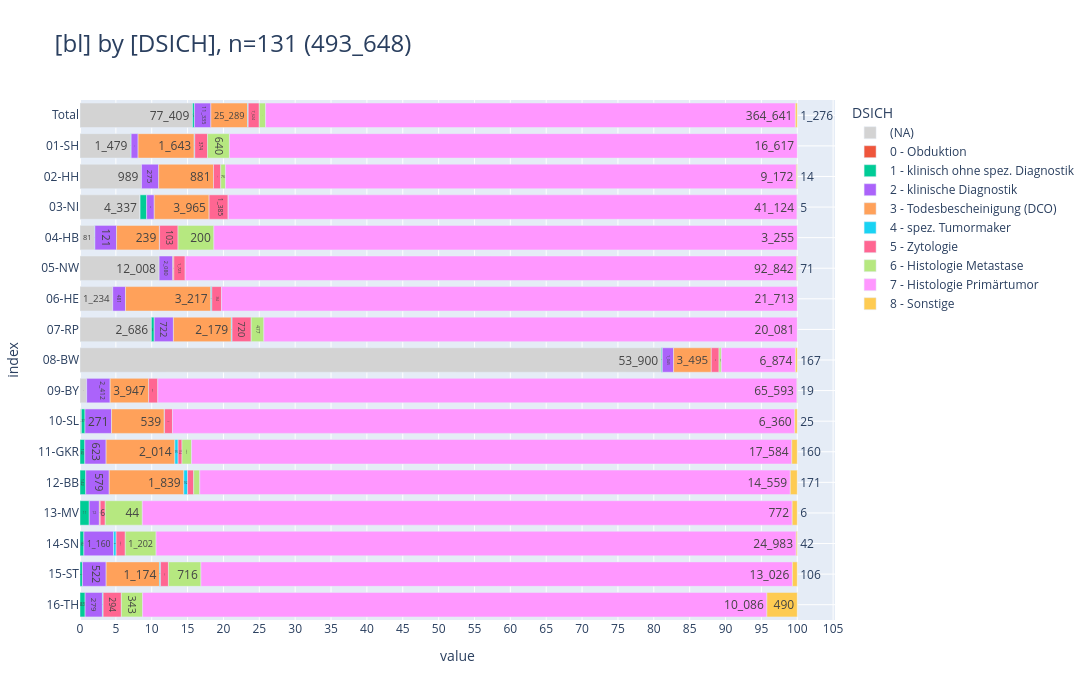

The notebook cell saved with this chart:
### Markdown cell above
<br>

### <a id='toc1_5_3_'></a>[Diagnosesicherung](#toc0_)

> 💡 `ZfKD`: _"auffällig ist der hohe Anteil an fehlenden Diagnosesicherungen in `08-BW`"_  
> 💡 `ZfKD`: _"keine DCO Markierungen für Fälle aus `05-NW`"_

### Code cell
_filters = [
    FILTERS_VALID,
    FILTERS_DY_MAX,
    FILTERS_C,
    FILTERS_NO_C44,
]
_filter = hlp.get_duckdb_filter_n(
    con=con,
    query="from tumor_epi_clin_all",
    filters=_filters,
    # distinct_metric="z_tum_id",
    first_n_filter_apply_to_rows=0,
)

_df = con.sql(f"""--sql
    select
        --z_dy::text as z_dy,
        GKZbl_label as bl,
        label as DSICH,
    from tumor_epi_clin_all tum
    left join dim_dsich_epi ds on tum.DSICH::text = ds.code
    where {_filter}
    """
).to_df()
# _df

_=pls.plot_stacked_bars(
    _df,
    orientation="h",
    normalize=False,
    relative=True,
    dropna=False,
    sort_values_index=False,
    show_total=True,
    height=700,
)

### Figure 1 — Plotly figure (JSON) as saved in the notebook; plotly's stock layout.template omitted (floating-point values rounded to 4 significant figures)
{"data": [{"hovertemplate": "col=(NA)<br>value=%{x}<br>index=%{y}<br>cnt_str=%{text}<extra></extra>", "legendgroup": "(NA)", "marker": {"color": "lightgray", "pattern": {"shape": ""}}, "name": "(NA)", "orientation": "h", "showlegend": true, "text": ["77_409", "1_479", "989", "4_337", "81", "12_008", "1_234", "2_686", "53_900", "681", "14"], "textposition": "auto", "type": "bar", "x": [77409, 1479, 989, 4337, 81, 12008, 1234, 2686, 53900, 681, 14], "xaxis": "x", "y": [" Total", "01-SH", "02-HH", "03-NI", "04-HB", "05-NW", "06-HE", "07-RP", "08-BW", "09-BY", "10-SL"], "yaxis": "y"}, {"hovertemplate": "col=0 - Obduktion<br>value=%{x}<br>index=%{y}<br>cnt_str=%{text}<extra></extra>", "legendgroup": "0 - Obduktion", "marker": {"color": "#EF553B", "pattern": {"shape": ""}}, "name": "0 - Obduktion", "orientation": "h", "showlegend": true, "text": ["8", "6", "1", "1"], "textposition": "auto", "type": "bar", "x": [8, 6, 1, 1], "xaxis": "x", "y": [" Total", "03-NI", "06-HE", "09-BY"], "yaxis": "y"}, {"hovertemplate": "col=1 - klinisch ohne spez. Diagnostik<br>value=%{x}<br>index=%{y}<br>cnt_str=%{text}<extra></extra>", "legendgroup": "1 - klinisch ohne spez. Diagnostik", "marker": {"color": "#00CC96", "pattern": {"shape": ""}}, "name": "1 - klinisch ohne spez. Diagnostik", "orientation": "h", "showlegend": true, "text": ["1_320", "18", "475", "2", "109", "95", "37", "142", "142", "11", "152", "54", "83"], "textposition": "auto", "type": "bar", "x": [1320, 18, 475, 2, 109, 95, 37, 142, 142, 11, 152, 54, 83], "xaxis": "x", "y": [" Total", "01-SH", "03-NI", "04-HB", "07-RP", "08-BW", "10-SL", "11-GKR", "12-BB", "13-MV", "14-SN", "15-ST", "16-TH"], "yaxis": "y"}, {"hovertemplate": "col=2 - klinische Diagnostik<br>value=%{x}<br>index=%{y}<br>cnt_str=%{text}<extra></extra>", "legendgroup": "2 - klinische Diagnostik", "marker": {"color": "#AB63FA", "pattern": {"shape": ""}}, "name": "2 - klinische Diagnostik", "orientation": "h", "showlegend": true, "text": ["11_335", "203", "275", "550", "121", "2_080", "481", "722", "1_045", "2_412", "271", "623", "579", "12", "1_160", "522", "279"], "textposition": "auto", "type": "bar", "x": [11335, 203, 275, 550, 121, 2080, 481, 722, 1045, 2412, 271, 623, 579, 12, 1160, 522, 279], "xaxis": "x", "y": [" Total", "01-SH", "02-HH", "03-NI", "04-HB", "05-NW", "06-HE", "07-RP", "08-BW", "09-BY", "10-SL", "11-GKR", "12-BB", "13-MV", "14-SN", "15-ST", "16-TH"], "yaxis": "y"}, {"hovertemplate": "col=3 - Todesbescheinigung (DCO)<br>value=%{x}<br>index=%{y}<br>cnt_str=%{text}<extra></extra>", "legendgroup": "3 - Todesbescheinigung (DCO)", "marker": {"color": "#FFA15A", "pattern": {"shape": ""}}, "name": "3 - Todesbescheinigung (DCO)", "orientation": "h", "showlegend": true, "text": ["25_289", "1_643", "881", "3_965", "239", "156", "3_217", "2_179", "3_495", "3_947", "539", "2_014", "1_839", "1", "1_174"], "textposition": "auto", "type": "bar", "x": [25289, 1643, 881, 3965, 239, 156, 3217, 2179, 3495, 3947, 539, 2014, 1839, 1, 1174], "xaxis": "x", "y": [" Total", "01-SH", "02-HH", "03-NI", "04-HB", "05-NW", "06-HE", "07-RP", "08-BW", "09-BY", "10-SL", "11-GKR", "12-BB", "13-MV", "15-ST"], "yaxis": "y"}, {"hovertemplate": "col=4 - spez. Tumormaker<br>value=%{x}<br>index=%{y}<br>cnt_str=%{text}<extra></extra>", "legendgroup": "4 - spez. Tumormaker", "marker": {"color": "#19D3F3", "pattern": {"shape": ""}}, "name": "4 - spez. Tumormaker", "orientation": "h", "showlegend": true, "text": ["408", "16", "1", "38", "29", "3", "95", "92", "98", "24", "12"], "textposition": "auto", "type": "bar", "x": [408, 16, 1, 38, 29, 3, 95, 92, 98, 24, 12], "xaxis": "x", "y": [" Total", "01-SH", "04-HB", "06-HE", "07-RP", "10-SL", "11-GKR", "12-BB", "14-SN", "15-ST", "16-TH"], "yaxis": "y"}, {"hovertemplate": "col=5 - Zytologie<br>value=%{x}<br>index=%{y}<br>cnt_str=%{text}<extra></extra>", "legendgroup": "5 - Zytologie", "marker": {"color": "#FF6692", "pattern": {"shape": ""}}, "name": "5 - Zytologie", "orientation": "h", "showlegend": true, "text": ["7_624", "374", "116", "1_385", "103", "1_723", "364", "720", "721", "941", "81", "114", "151", "6", "357", "174", "294"], "textposition": "auto", "type": "bar", "x": [7624, 374, 116, 1385, 103, 1723, 364, 720, 721, 941, 81, 114, 151, 6, 357, 174, 294], "xaxis": "x", "y": [" Total", "01-SH", "02-HH", "03-NI", "04-HB", "05-NW", "06-HE", "07-RP", "08-BW", "09-BY", "10-SL", "11-GKR", "12-BB", "13-MV", "14-SN", "15-ST", "16-TH"], "yaxis": "y"}, {"hovertemplate": "col=6 - Histologie Metastase<br>value=%{x}<br>index=%{y}<br>cnt_str=%{text}<extra></extra>", "legendgroup": "6 - Histologie Metastase", "marker": {"color": "#B6E880", "pattern": {"shape": ""}}, "name": "6 - Histologie Metastase", "orientation": "h", "showlegend": true, "text": ["4_338", "640", "76", "1", "200", "477", "209", "280", "150", "44", "1_202", "716", "343"], "textposition": "auto", "type": "bar", "x": [4338, 640, 76, 1, 200, 477, 209, 280, 150, 44, 1202, 716, 343], "xaxis": "x", "y": [" Total", "01-SH", "02-HH", "03-NI", "04-HB", "07-RP", "08-BW", "11-GKR", "12-BB", "13-MV", "14-SN", "15-ST", "16-TH"], "yaxis": "y"}, {"hovertemplate": "col=7 - Histologie Primärtumor<br>value=%{x}<br>index=%{y}<br>cnt_str=%{text}<extra></extra>", "legendgroup": "7 - Histologie Primärtumor", "marker": {"color": "#FF97FF", "pattern": {"shape": ""}}, "name": "7 - Histologie Primärtumor", "orientation": "h", "showlegend": true, "text": ["364_641", "16_617", "9_172", "41_124", "3_255", "92_842", "21_713", "20_081", "6_874", "65_593", "6_360", "17_584", "14_559", "772", "24_983", "13_026", "10_086"], "textposition": "auto", "type": "bar", "x": [364641, 16617, 9172, 41124, 3255, 92842, 21713, 20081, 6874, 65593, 6360, 17584, 14559, 772, 24983, 13026, 10086], "xaxis": "x", "y": [" Total", "01-SH", "02-HH", "03-NI", "04-HB", "05-NW", "06-HE", "07-RP", "08-BW", "09-BY", "10-SL", "11-GKR", "12-BB", "13-MV", "14-SN", "15-ST", "16-TH"], "yaxis": "y"}, {"hovertemplate": "col=8 - Sonstige<br>value=%{x}<br>index=%{y}<br>cnt_str=%{text}<extra></extra>", "legendgroup": "8 - Sonstige", "marker": {"color": "#FECB52", "pattern": {"shape": ""}}, "name": "8 - Sonstige", "orientation": "h", "showlegend": true, "text": ["1_276", "14", "5", "71", "167", "19", "25", "160", "171", "6", "42", "106", "490"], "textposition": "auto", "type": "bar", "x": [1276, 14, 5, 71, 167, 19, 25, 160, 171, 6, 42, 106, 490], "xaxis": "x", "y": [" Total", "02-HH", "03-NI", "05-NW", "08-BW", "09-BY", "10-SL", "11-GKR", "12-BB", "13-MV", "14-SN", "15-ST", "16-TH"], "yaxis": "y"}], "layout": {"barmode": "relative", "barnorm": "percent", "height": 700, "legend": {"title": {"text": "DSICH"}, "tracegroupgap": 0, "traceorder": "normal"}, "title": {"font": {"size": 24}, "text": "[bl] by [DSICH], n=131 (493_648)", "xanchor": "left", "y": 0.95, "yanchor": "top"}, "width": 1600, "xaxis": {"anchor": "y", "domain": [0, 1], "dtick": 5, "gridwidth": 1, "showgrid": true, "title": {"text": "value"}}, "yaxis": {"anchor": "x", "categoryarray": ["16-TH", "15-ST", "14-SN", "13-MV", "12-BB", "11-GKR", "10-SL", "09-BY", "08-BW", "07-RP", "06-HE", "05-NW", "04-HB", "03-NI", "02-HH", "01-SH", " Total"], "categoryorder": "array", "domain": [0, 1], "gridwidth": 1, "showgrid": true, "title": {"text": "index"}}}}
